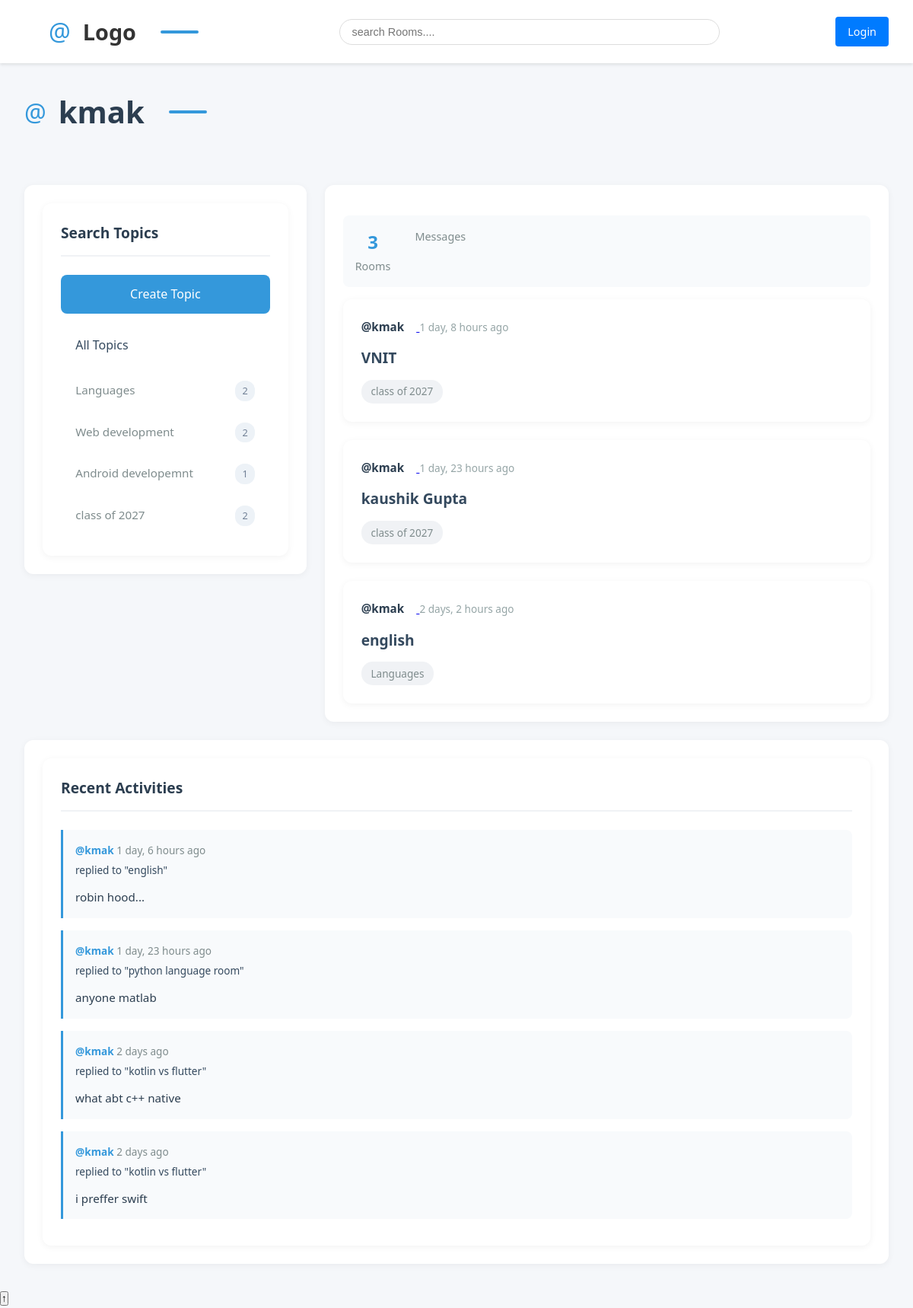
The app's page /profilepage/4/ with its own data.
### base/models.py (models this page shows, shortened)
class Topic(models.Model):
    name = models.CharField(max_length=200)

class Room(models.Model):
    host = models.ForeignKey(User, on_delete=models.SET_NULL, null=True)
    topic = models.ForeignKey(Topic, on_delete=models.SET_NULL, null=True)
    name = models.CharField(max_length=200)
    description = models.TextField(null=True, blank=True)
    participants = models.ManyToManyField(User, related_name='participants', blank=True)
    updated = models.DateTimeField(auto_now=True)
    created = models.DateTimeField(auto_now_add=True)
    def __str__(self):
        return str(self.name)
    class Meta:
        ordering = ['-updated','-created']

class Message(models.Model):
    user = models.ForeignKey(User, on_delete=models.CASCADE)
    room = models.ForeignKey(Room, on_delete=models.CASCADE)
    body = models.TextField()
    updated = models.DateTimeField(auto_now=True)
    created = models.DateTimeField(auto_now_add=True)
    class Meta:
        ordering = ['-updated','-created']
    def __str__(self):
        return self.body[0:50]

### base/views.py (the view)
# urls.py: path('profilepage/<str:pagekey>/', views.profilePage, name='user-profile'),
def profilePage(request, pagekey):
    usr = User.objects.get(id=pagekey)
    rooms = usr.room_set.all()
    room_messages = usr.message_set.all()
    topic = Topic.objects.all()
    context = {'user': usr, 'rooms':rooms, 'room_messages': room_messages, 'topic': topic}
    return render(request, 'base/profile.html', context)

### base/templates/base/profile.html (shortened to what this page needs)
{% extends 'main.html' %} {% block content %}
<h1>{{user.username}}</h1>
<div class="profile-page">
  <div class="topic-sidebar">{% include 'base/topic_widget.html' %}</div>
  <div class="main-content">
    <div class="profile-stats">
      <div class="stat-item">
        <div class="stat-number">{{rooms.count}}</div>
        <div class="stat-label">Rooms</div>
      </div>
      <div class="stat-item">
        <div class="stat-label">Messages</div>
      </div>
    </div>
    {% include 'base/feed_widget.html' %}
  </div>
  <div class="activity-sidebar">{% include 'base/activity_widget.html' %}</div>
</div>
{% endblock content %}

### base/templates/base/topic_widget.html
<div class="topic-widget-container">
    <h3>Search Topics</h3>
    <a href="{% url 'create-topic' %}" class="create-topic">
        <p>Create Topic</p>
    </a>
    <a href="{% url 'home' %}" class="all-topics">All Topics</a>
    {% for i in topic %}
        <div data-count="{{ i.room_set.count }}">
            <a href="{% url 'home' %}?q={{i.name}}"
               {% if request.GET.q == i.name %}class="active"{% endif %}>
                {{i.name}}
            </a>
        </div>
    {% endfor %}
</div>

### base/templates/base/feed_widget.html (shortened to what this page needs)
<div class="feed-container">
  {% for i in rooms %}
  <div data-room-id="{{ i.id }}">
    <a href="{% url 'user-profile' i.host.id %}" class="user-link">
      <span>@{{ i.host.username }}</span>
    </a>
    <time datetime="{{ i.created|date:'c' }}">{{i.created|timesince}} ago</time>
    <h5><a href="{% url 'room' i.id %}">{{i.name}}</a></h5>
    <small class="topic-tag">{{i.topic.name}}</small>
  </div>
  {% endfor %}
</div>

### base/templates/base/activity_widget.html (shortened to what this page needs)
<div class="activity-feed-container">
    <h3>Recent Activities</h3>
    {% for msg in room_messages %}
    <div class="activity-item" data-message-id="{{ msg.id }}">
        <div class="activity-header">
            <small>
                <a href="{% url 'user-profile' msg.user.id %}">
                    @{{msg.user}}
                </a>
                <span class="timestamp">{{msg.created|timesince}} ago</span>
            </small>
            <small>replied to "{{msg.room}}"</small>
        </div>
        <p>{{msg}}</p>
    </div>
    {% endfor %}
</div>

### records on screen
Topic: name "Languages"
Topic: name "Web development"
Topic: name "Android developemnt"
Topic: name "class of 2027"
Room: host.username "kmak", created "1 day, 8 hours", name "VNIT", topic.name "class of 2027"
Room: host.username "kmak", created "1 day, 23 hours", name "kaushik Gupta", topic.name "class of 2027"
Room: host.username "kmak", created "2 days, 2 hours", name "english", topic.name "Languages"
Message: user "kmak", created "1 day, 6 hours", room "english", body "robin hood..."
Message: user "kmak", created "1 day, 23 hours", room "python language room", body "anyone matlab"
Message: user "kmak", created "2 days", room "kotlin vs flutter", body "what abt c++ native"
Message: user "kmak", created "2 days", room "kotlin vs flutter", body "i preffer swift"

### other values on screen
{{ user.username }} "kmak"
{{ rooms.count }} "3"
